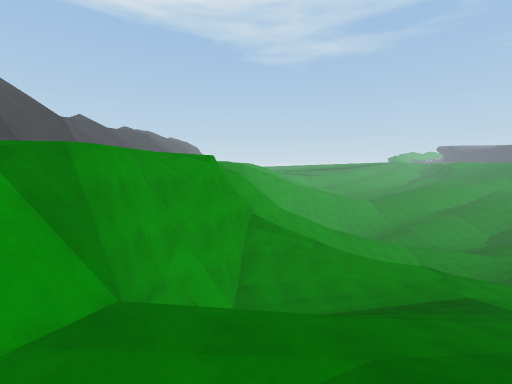
View 1 (above)

18 first-person views from a walk through a Unity game level. The camera is 1.3 m above the floor, tilts 6° down and sees 90° across. The floor is counted in squares, 2 m on a side. Each view is taken from the middle of a square. On the plan, view 1 faces up. The plan holds only what a view shows up to about 9 squares ahead; the rest is blank. The place goes on beyond the plan.

View 2
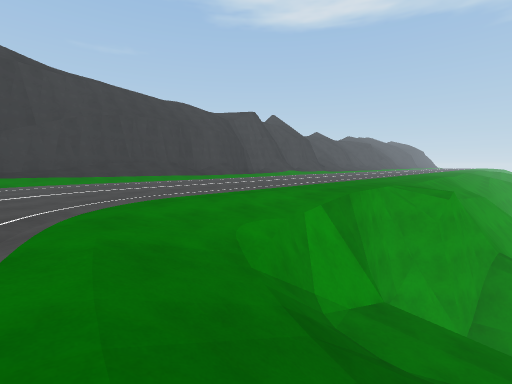

View 3
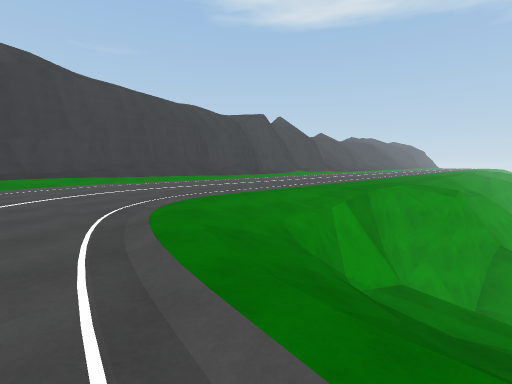

View 4
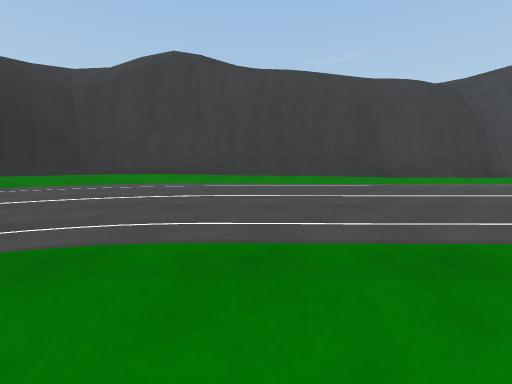

View 5
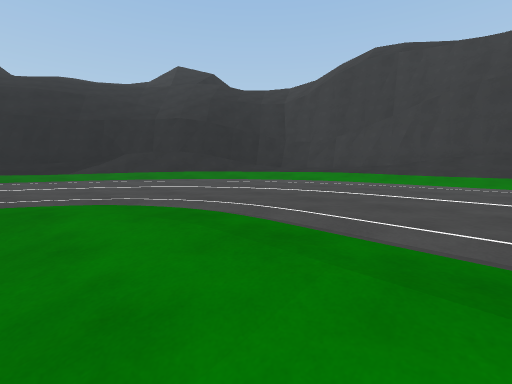

View 6
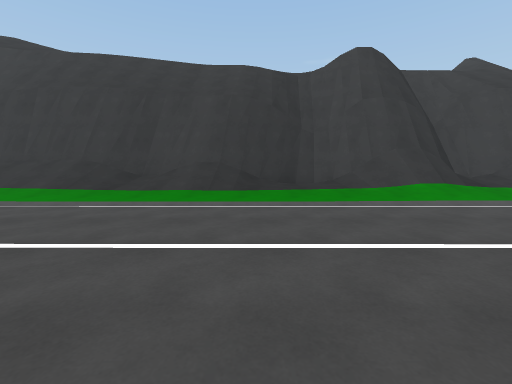

View 7
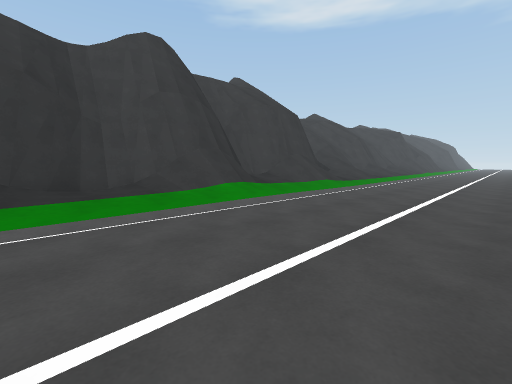

View 8
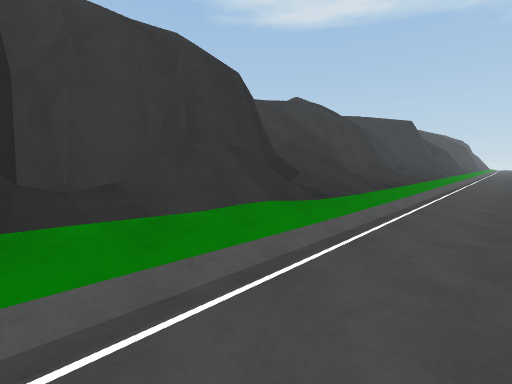

View 9
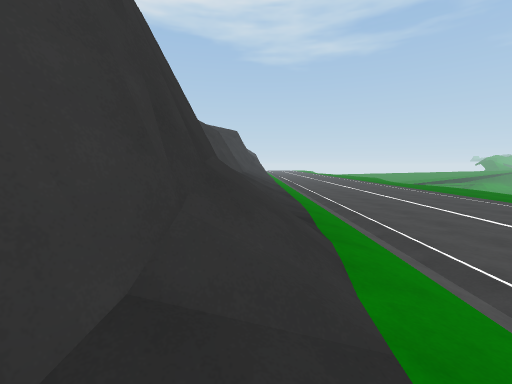

View 10
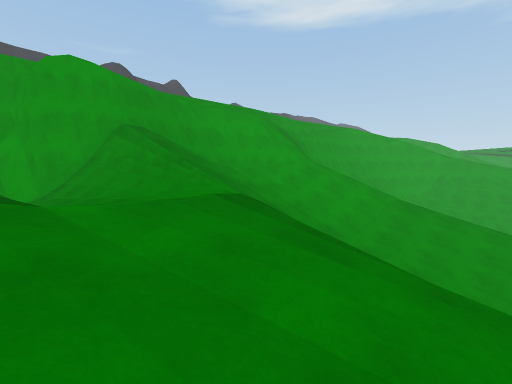

View 11
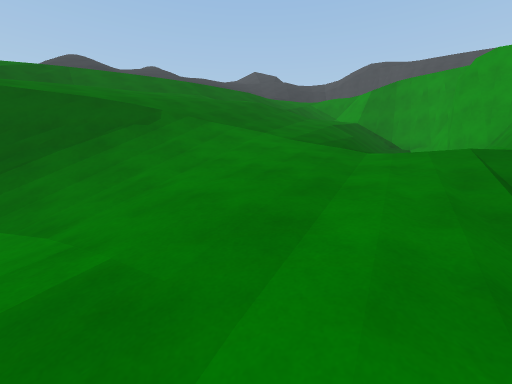

View 12
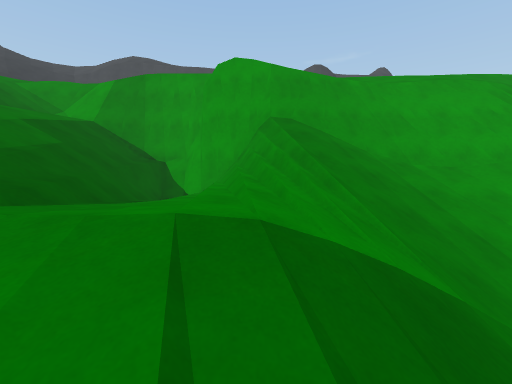

View 13
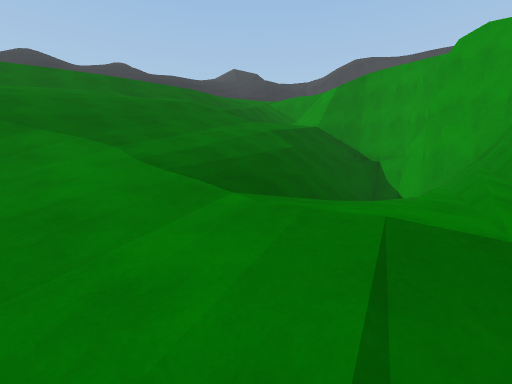

View 14
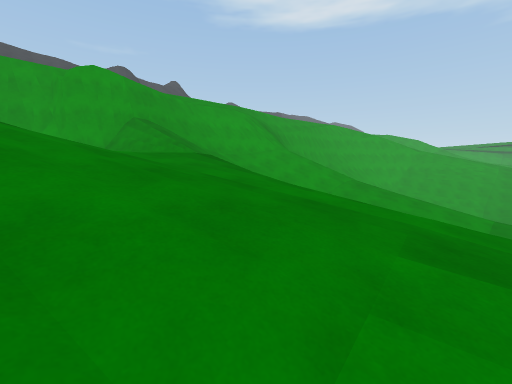

View 15
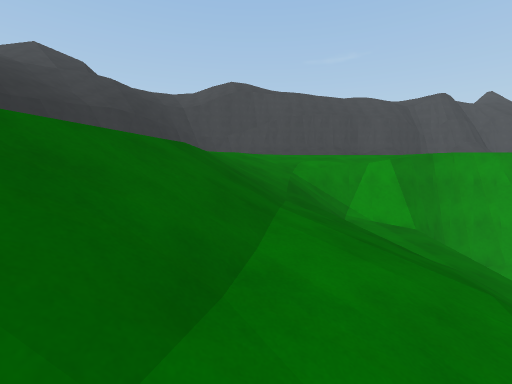

View 16
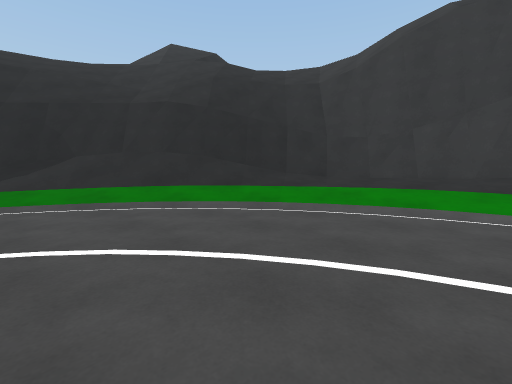

View 17
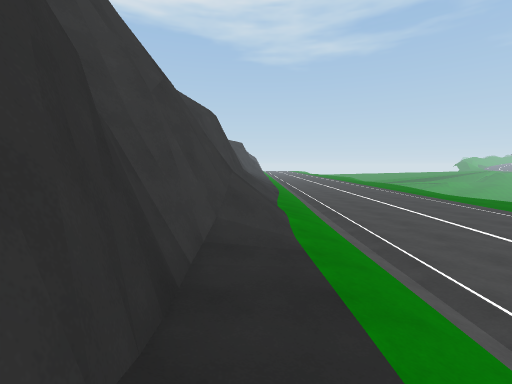

View 18
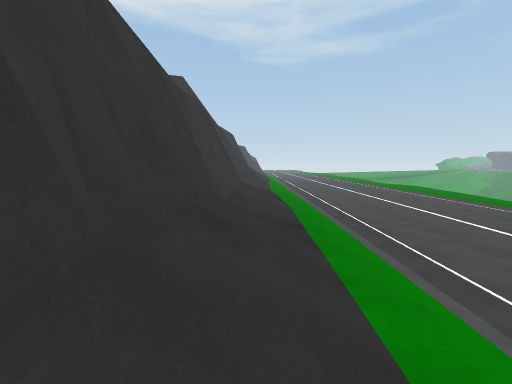

### Floor plan
Key: @ floor where view 1 was taken; # wall or solid block; . main floor; : floor 1 m higher than the main floor; - floor 1.5 m lower than the main floor; + floor 1.75 m higher than the main floor; _ floor 3 m lower than the main floor; < floor 6.25 m lower than the main floor; ( floor 7 m lower than the main floor; ! floor 8 m lower than the main floor; ? floor 9.5 m lower than the main floor; / step, stairs or slope; = window, fence, low wall or low ledge; v drop or lower ground.
Columns run from 15 left of view 1 to 9 right of it. Each row starts with its distance up from view 1.
 24      :..
 23      :..
 22   /#/:.......
 21   /#/:.......
 20  //= :......
 19  ////:.....
 18    //:....
 17  //#/:....
 16  //#/:.......
 15  //#/:......./     /////?
 14  //#/:...... //   ///////
 13  vv#/:.....  /// ///////
 12  vv#/:....   //#///////
 11  /v#/:....   /v#////?//
 10    #::......./v#////
  9  /v#::....... v#/////
  8  //#/:......   #/////
  7  //#/:........v##=<<////!
  6  //#/:.......##///<<<<<(!
  5  //#::.......##(</////<(!
  4  //#/:.......#/=////////!
  3  //#/:.......#///////////
  2  //#/:.......#__////////#
  1   /#/:.......#_////////##
  0  /v#+:.......=/@/-///////
 -1  /v#+:.......///////////_
 -2 //v#/:..........//////
 -3 ///#=::.........   ./////
 -4 ///#/::......        .///
 -5  //###//.....
 -6   /vv##///...
 -7    ///v#//:..
 -8    ////v##//:
 -9      ////v###
-10       /////v#
-11        ////

Where each view was taken, in squares from view 1:
view 1: 0 up, 0 right, facing up
view 2: 2 down, 0 right, facing up-left
view 3: 3 down, 0 right, facing up-left
view 4: 1 up, 3 left, facing left
view 5: 2 up, 3 left, facing down-left
view 6: 8 up, 5 left, facing left
view 7: 8 up, 6 left, facing up-left
view 8: 13 up, 8 left, facing up-left
view 9: 13 up, 11 left, facing up
view 10: 5 up, 7 right, facing up-left
view 11: 7 up, 9 right, facing down-left
view 12: 7 up, 6 right, facing left
view 13: 7 up, 6 right, facing down-left
view 14: 4 up, 9 right, facing up-left
view 15: 1 down, 4 right, facing left
view 16: 1 down, 5 left, facing down-left
view 17: 7 up, 11 left, facing up
view 18: 1 up, 11 left, facing up
